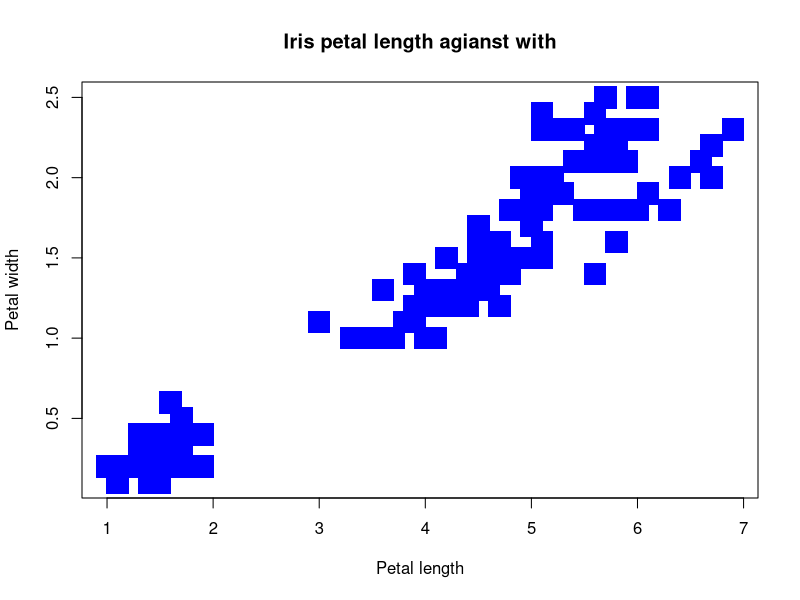

Source code (R):
#peepeepoopoo
plot(
  x = iris$Petal.Length,
  y = iris$Petal.Width,
  xlab = "Petal length",
  ylab = "Petal width",
  cex = 3,
  pch=15,
  col = "blue",
  main = "Iris petal length agianst with"
) 
